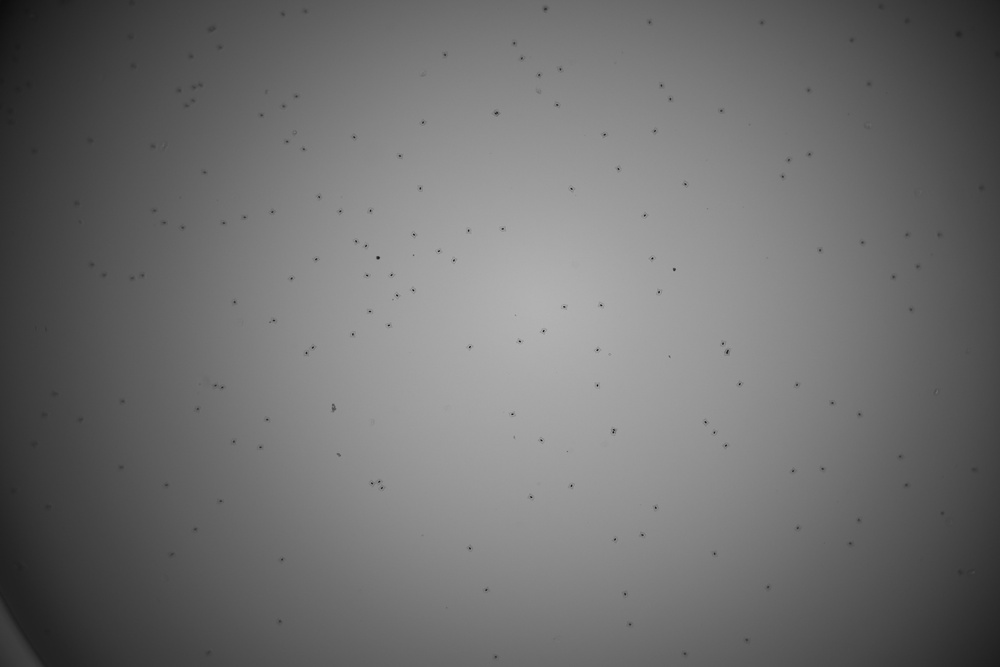
#> input picture image_processing/W_A1_0_3.jpg, 1000 x 667 px, shrunk from 5472 x 3648 before the run
$ python 0.opencv.py
#> lines starting #> are read from the running program, lines starting #| are printed output that depends on the picture
import cv2
import numpy as np
from matplotlib import pyplot as plt
# smoothing 降躁，邊緣模糊

# 讀取圖片→轉成灰階
img = cv2.imread("W_A1_0_3.jpg")
#> img is the input picture: shape (667, 1000, 3); min 12, max 182, mean 110.6
img = cv2.cvtColor(img, cv2.COLOR_BGR2GRAY)
#> img: shape (667, 1000)

# 圖片類型與大小
shape = img.shape
#> shape = (667, 1000)
pix = img.size
#> pix = 667000

# 定義圖片的高度與寬度
height = img.shape[0]
#> height = 667
width = img.shape[1]
#> width = 1000

# 高斯模糊 (img,kernelsize,sigma) # RGB圖or灰階圖都可模糊
img_gauss = cv2.GaussianBlur(img, (5, 5), 0)
# cv2.imshow("gauss",img_gauss)
# cv2.waitKey(0)
cv2.imwrite("smooth_cv.jpg",img_gauss)


# thresholding
# ADAPTIVE_THRESH_MEAN_C 算術平均二值化:(IMAGES,255,算法,閥值類型,參考局部大小,偏移量)
img_th1= cv2.adaptiveThreshold(img_gauss,255,cv2.ADAPTIVE_THRESH_MEAN_C , cv2.THRESH_BINARY,5,2 )
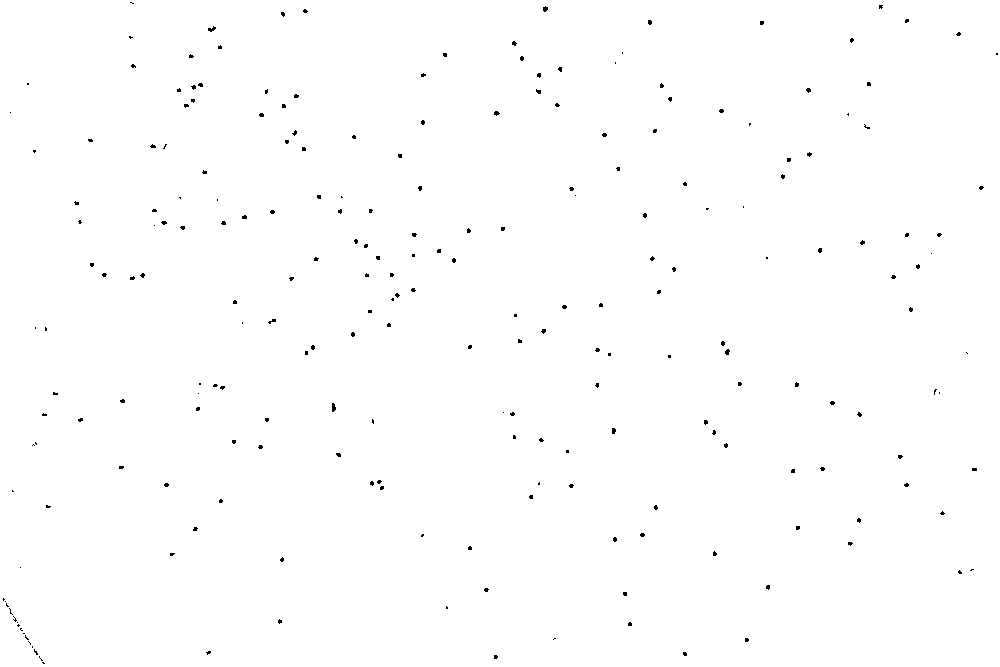
#> img_th1: shape (667, 1000); 99.6% white; black in thin lines or dots

# closing
# np.ones(shape,dtype)
kernel = np.ones((5,5),np.uint8)
img_closing = cv2.morphologyEx(img_th1,cv2.MORPH_CLOSE,kernel)
#> img_closing: shape (667, 1000); every value is 255
cv2.imwrite("HW.jpg", np.hstack((img, img_gauss, img_th1, img_closing)))
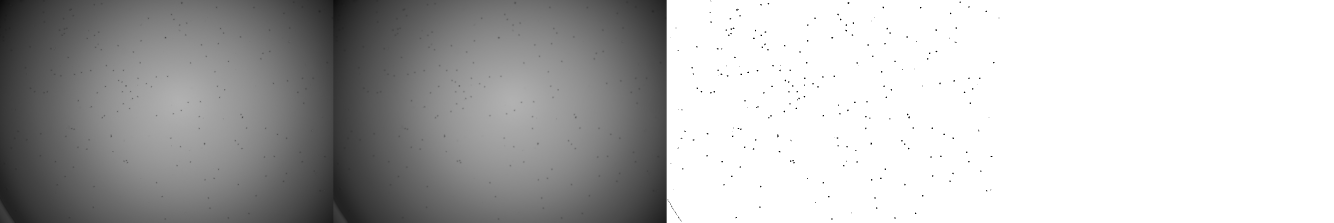
#> saved as HW.jpg: shape (667, 4000) (shown at 1/3 size); min 0, max 255, mean 182.6
